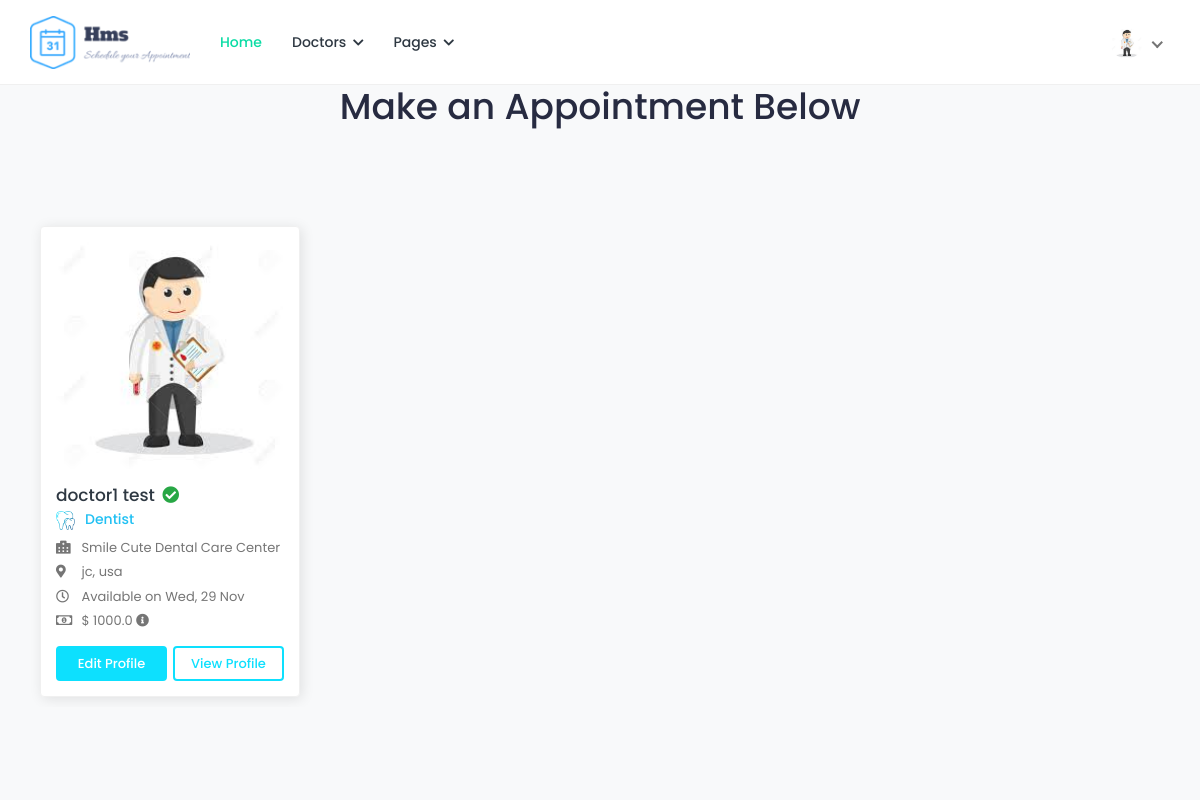
The page / (signed in) on the database its author committed.
### appointments/models.py (models this page shows, shortened)
class Doctor(models.Model):
	user = models.OneToOneField(User, on_delete=models.CASCADE)
	image = models.ImageField('Profile Image', upload_to='Image/Doctors',
		max_length=500, default='dummy.png')
	first_name = models.CharField('First Name', max_length=50)
	second_name =  models.CharField('Second Name', max_length=50)
	title = models.CharField('Title', max_length=200, default='Dr.')
	phone_no = models.CharField('Phone Number', max_length=50)
	email = models.EmailField('Email', max_length=250)
	gender = models.CharField('Gender', max_length=10)
	d_o_b = models.DateField('Date of Birth', blank=True)
	biography = models.CharField('Biography', max_length=1000, blank=True)
	address_line1 = models.CharField('Address Line 1', max_length=200, blank=True)
	address_line2 = models.CharField('Address Line 2', max_length=200, blank=True)
	country = models.CharField('Country', max_length=100, blank=True)
	county = models.CharField('County', max_length=100, blank=True)
	town = models.CharField('Town', max_length=100, blank=True)
	pricing =  models.FloatField('Amount', default=0.00)
	services = models.CharField('Services', max_length=1000, blank=True)
	specialization = models.CharField('Specialization', max_length=1000, blank=True)
	clinic = models.CharField('Clinic', max_length=100, blank=True)
	clinic_address = models.CharField('Clinic Address', max_length=100, blank=True)
	speciality = models.OneToOneField(Speciality, on_delete=models.CASCADE)
	''' user, image, first_name, second_name, title, phone_no, email, gender, d_o_b, biography,
	address_line1, address_line2, country, county, town, pricing, services, specialization, clinic,
	clinic_address, speciality'''
	def full_name(self):
		return self.title + " " + self.first_name + " " + self.second_name
	def availability(self):
		today = dt.date.today()
		duration = dt.timedelta(days=2)
		date = today + duration
		slot = 'unavailable'
		for x in range(1,8):
			day = str(f"{date:%A}").lower()
			schedule = DoctorSchedule.objects.get(doctor=self.id, day=day) # doctor, day, interval
			time_slots = TimeSlot.objects.filter(schedule=schedule.id) # schedule, start_time, end_time
			if time_slots.count() == 0:
				duration = dt.timedelta(days=1)
				date = date + duration
			else:
				appointments = Appointment.objects.filter(doctor=self.id, booking_date__date__gte=date)
				if appointments.count()==0:
					slot = "Available on "+str(f"{date:%a, %d %b}")
					break
				else:
					unavailable_time = []
					for appointment in appointments:
						unavailable_time += [appointment.booking_date.time]
					for slot in time_slots:
						if slot.start_time not in unavailable_time:
							slot = "Available on "+str(f"{date:%a, %d %b}")
							break
					if slot != 'unavailable':
						break
					else:
						duration = dt.timedelta(days=1)
						date = date + duration
		return slot

class Speciality(models.Model):
	name = models.CharField('Name', max_length=100)
	image = models.ImageField('Image', upload_to='Image/Speciality', max_length=500)

class DoctorSchedule(models.Model):
	doctor = models.ForeignKey(Doctor, on_delete=models.CASCADE)
	day = models.CharField('Day', max_length=10)
	interval = models.IntegerField('Interval')

class Appointment(models.Model):
	doctor = models.ForeignKey(Doctor, on_delete=models.CASCADE)
	patient = models.ForeignKey(Patient, on_delete=models.CASCADE)
	purpose = models.CharField('Purpose', max_length=50)
	category = models.CharField('Type', max_length=50)
	amount = models.FloatField('Amount', default=0.00)
	status = models.CharField('Status', max_length=50)
	date = models.DateTimeField('Appointment Date', auto_now_add=True)
	booking_date = models.DateTimeField('Booking Date')
	follow_up_date = models.DateTimeField('Follow Up', null=True)

class TimeSlot(models.Model):
	schedule = models.ForeignKey(DoctorSchedule, on_delete=models.CASCADE)
	start_time = models.TimeField('Start Time')
	end_time = models.TimeField('End Time')

### Hms/views.py (the view)
# urls.py: path('', views.index, name='index'),
def index(request):
	specialities = Speciality.objects.all()
	doctors = Doctor.objects.all()
	profile = get_profile(request.user)
	return render(request, 'cas/index.html', {"specialities": specialities, "doctors": doctors,
		"profile": profile})

### Hms/views.py (called while the page is built)
def get_profile(user):
	if user.is_authenticated:
		profile = None
		try:
			group = user.groups.get()
			if group.name=='patients_group':
				profile = Patient.objects.get(user=user.id)
			elif group.name=='doctors_group':
				profile = Doctor.objects.get(user=user.id)
			elif user.is_superuser:
				profile = Admin.objects.get(user=user.id)
			else:
				return profile
			return profile
		except Exception:
			if user.is_superuser:
				profile = Admin.objects.get(user=user.id)
			return profile
	else:
		return None

### administrators/templates/cas/index.html (shortened to what this page needs)
{% extends "cas/base.html" %}
{% load static %}
{% block content %}
				<div class="banner-header text-center">
					<h1>Make an Appointment Below</h1>
				</div>
	<section class="section section-doctor">
		<div class="container-fluid">
		   <div class="row">
				<div class="col-lg-8">
					<div class="doctor-slider slider">
					{% for doctor in doctors %}
						<div class="profile-widget">
							<div class="doc-img">
								<a href="{% url 'doctor-profile' doctor.full_name|slugify doctor.id %}">
									<img class="img-fluid" alt="User Image" src="{{doctor.image.url}}">
								</a>
							</div>
							<div class="pro-content">
								<h3 class="title">
									<a href="doctor-profile.html">{{doctor.first_name}} {{doctor.second_name}}</a>
									<i class="fas fa-check-circle verified"></i>
								</h3>
								<h5 class="doc-department"><img src="{{doctor.speciality.image.url}}" class="img-fluid" alt="Speciality">{{doctor.speciality.name}}</h5>
								<ul class="available-info">
									<li>
										<i class="fas fa-hospital-alt"></i> {{doctor.clinic}}
									</li>
									<li>
										<i class="fas fa-map-marker-alt"></i> {{doctor.county}}, {{doctor.country}}
									</li>
									<li>
										<i class="far fa-clock"></i> {{doctor.availability}}
									</li>
									<li>
										<i class="far fa-money-bill-alt"></i> $ {{doctor.pricing}}
										<i class="fas fa-info-circle" data-toggle="tooltip" title="Lorem Ipsum"></i>
									</li>
								</ul>
								<div class="row row-sm">
								{% if user.groups.get.name == 'doctors_group' %}
									{% if doctor.id == profile.id %}
										<div class="col-6">
											<a href="{% url 'doctor-profile-settings' %}" class="btn book-btn">Edit Profile</a>
										</div>
										<div class="col-6">
									{% else %}
										<div class="col-12">
									{% endif %}
											<a href="{% url 'doctor-profile' doctor.full_name|slugify doctor.id %}" class="btn view-btn">View Profile</a>
										</div>
								{% elif user.is_superuser %}
									<div class="col-12">
										<a href="{% url 'doctor-profile' doctor.full_name|slugify doctor.id %}" class="btn view-btn">View Profile</a>
									</div>
								{% endif %}
								</div>
							</div>
						</div>
					{% endfor %}
					</div>
				</div>
		   </div>
		</div>
	</section>
{% endblock %}

### administrators/templates/cas/base.html (shortened to what this page needs)
<!DOCTYPE html>
<html lang="en">
	<head>
		{% load static %}
		<link rel="stylesheet" href="{% static 'cas/css/bootstrap.min.css' %}">
		<link rel="stylesheet" href="{% static 'cas/plugins/fontawesome/css/fontawesome.min.css' %}">
		<link rel="stylesheet" href="{% static 'cas/plugins/fontawesome/css/all.min.css' %}">
		<link rel="stylesheet" href="{% static 'cas/css/style.css' %}">
	</head>
	<body>
		<div class="main-wrapper">
			<header class="header">
				<nav class="navbar navbar-expand-lg header-nav">
					<div class="navbar-header">
						<a href="{% url 'index' %}" class="navbar-brand logo">
							<img src="{% static 'cas/img/logo.png' %}" class="img-fluid" alt="Logo">
						</a>
					</div>
					<div class="main-menu-wrapper">
						<ul class="main-nav">
							<li class="active">
								<a href="{% url 'index' %}">Home</a>
							</li>
						{% if user.groups.get.name == 'doctors_group' %}
							<li class="has-submenu">
								<a href="#">Doctors <i class="fas fa-chevron-down"></i></a>
							</li>
						{% elif user.is_superuser %}
							<li>
								<a href="{% url 'admin-dashboard' %}" target="_blank">Admin</a>
							</li>
						{% endif %}
							<li class="has-submenu">
								<a href="#">Pages <i class="fas fa-chevron-down"></i></a>
							</li>
						</ul>
					</div>
					<ul class="nav header-navbar-rht">
					{% if user.is_authenticated %}
						<li class="nav-item dropdown has-arrow logged-item">
							<a href="#" class="dropdown-toggle nav-link" data-toggle="dropdown">
								<span class="user-img">
									<img class="rounded-circle" src="{{profile.image.url}}" width="31" alt="{{user.first_name}} {{user.last_name}}">
								</span>
							</a>
						</li>
					{% endif %}
					</ul>
				</nav>
			</header>
			{% block content %}
			{% endblock %}
	   </div>
	</body>
</html>

### rows shown on the page
Doctor: image (picture), first_name "doctor1", second_name "test", speciality.image (picture), speciality.name "Dentist", clinic "Smile Cute Dental Care Center", county "jc", country "usa", availability "Available on Wed, 29 Nov", pricing "1000.0", shows "Edit Profile"
